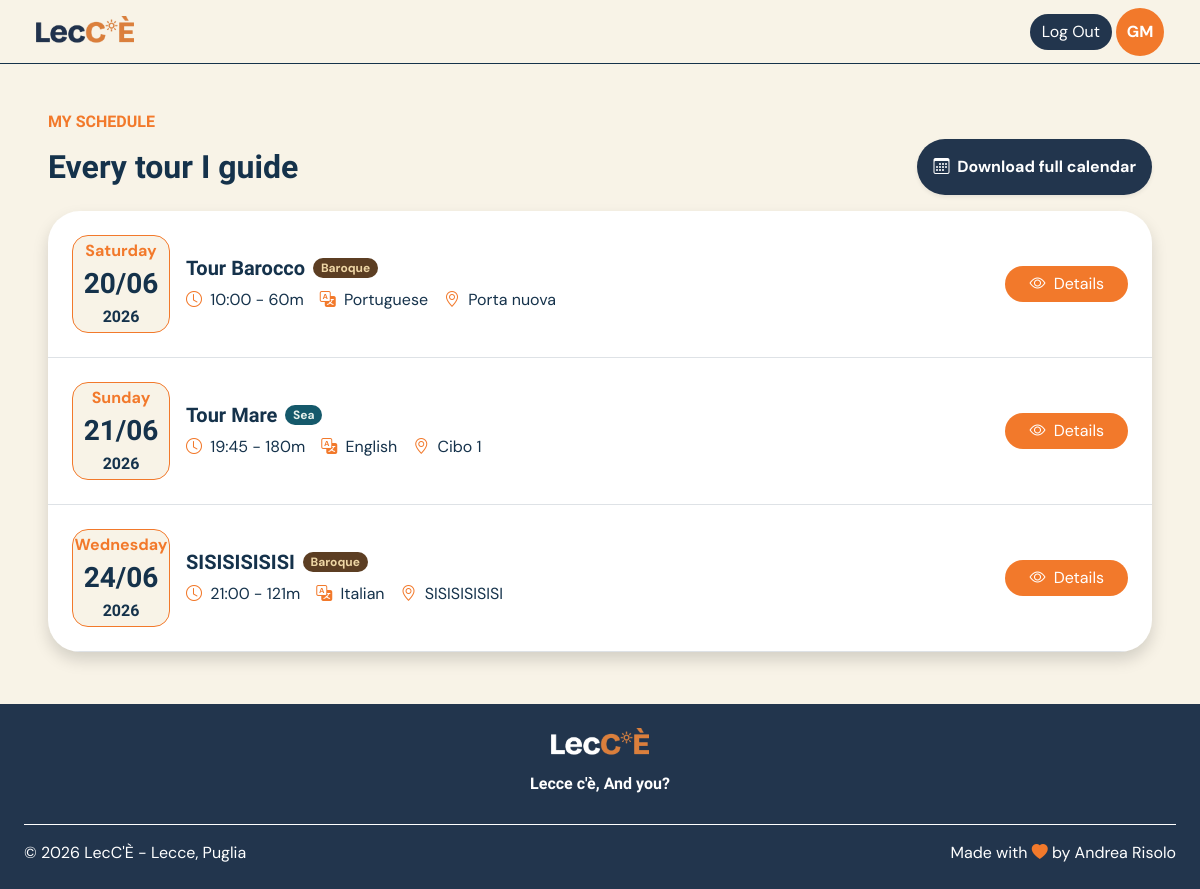
The page /schedule (signed in) on the database its author committed.
### tables this page shows
CREATE TABLE users (
    id TEXT PRIMARY KEY,
    role TEXT NOT NULL,

    email TEXT NOT NULL UNIQUE,
    password TEXT NOT NULL,

    first_name TEXT NOT NULL,
    last_name TEXT NOT NULL,
    profile_photo TEXT
);

CREATE TABLE "tour_occurrences" (
	"id"	TEXT,
	"tour_id"	TEXT NOT NULL,
	"date"	TEXT NOT NULL,
	"start_time"	TEXT NOT NULL,
	"state"	TEXT NOT NULL DEFAULT 'not_departed',
	PRIMARY KEY("id"),
	FOREIGN KEY("tour_id") REFERENCES "tours"("id")
);

CREATE TABLE "tours" (
	"id"	TEXT,
	"guide_id"	TEXT NOT NULL,
	"language_id"	TEXT NOT NULL,
	"title"	TEXT NOT NULL,
	"description"	TEXT NOT NULL,
	"duration"	INTEGER NOT NULL,
	"max_participants"	INTEGER NOT NULL,
	"theme_id"	INTEGER NOT NULL,
	"state"	TEXT NOT NULL DEFAULT 'active',
	PRIMARY KEY("id"),
	FOREIGN KEY("guide_id") REFERENCES "users"("id") ON DELETE CASCADE,
	FOREIGN KEY("language_id") REFERENCES "languages"("id") ON DELETE CASCADE,
	FOREIGN KEY("theme_id") REFERENCES "tour_themes"("id")
);

CREATE TABLE "tour_themes" (
	"id"	INTEGER,
	"name"	TEXT NOT NULL,
	"emoji"	TEXT NOT NULL,
	"description"	TEXT NOT NULL,
	PRIMARY KEY("id" AUTOINCREMENT)
);

CREATE TABLE "languages" (
	"id"	INTEGER,
	"name"	TEXT NOT NULL UNIQUE,
	PRIMARY KEY("id" AUTOINCREMENT)
);

CREATE TABLE "stops" (
	"id"	TEXT,
	"tour_id"	TEXT NOT NULL,
	"place_name"	TEXT NOT NULL,
	"order_number"	INTEGER NOT NULL,
	PRIMARY KEY("id"),
	FOREIGN KEY("tour_id") REFERENCES "tours"("id") ON DELETE CASCADE
);

### app.py (the view, shortened to what this page needs)
@app.route("/schedule")
@login_required
def personal_schedule():
    if current_user.role == "guide":
        occurrences = occurrencies_dao.get_not_empty_occurrences_by_guide_id(current_user.id)
        for occurrence in occurrences:
            occurrence.tour = tours_dao.get_tour_by_id(occurrence.tour_id)
            occurrence.tour.language = languages_dao.get_language_by_id(occurrence.tour.language_id)["name"]
            occurrence.tour.theme = themes_dao.get_theme_by_id(occurrence.tour.theme_id)
            occurrence.tour.stops = stops_dao.get_first_stop_by_tour(occurrence.tour)
        upcoming = occurrences
    return render_template("personal_schedule.html", upcoming=upcoming, user=current_user)

### app.py (called while the page is built)
@login_manager.user_loader
def load_user(user_id):
    db_user=users_dao.get_user_by_id(user_id)
    return db_user

### database/daos/languages.py (called while the page is built)
@connect_db
def get_language_by_id(conn, cursor, id):
    query="SELECT * FROM languages WHERE id=(?)"
    cursor.execute(query, (id,))
    language=cursor.fetchone()
    if language is None:
        return None
    return dict(language)

### database/daos/stops.py (called while the page is built)
@connect_db
def get_first_stop_by_tour(conn, cursor, tour):
    query = "SELECT place_name FROM stops WHERE tour_id=(?) ORDER BY order_number ASC LIMIT 1"
    cursor.execute(query, (tour.id,))
    stop = cursor.fetchone()
    if stop:
        return stop["place_name"]
    else:
        return None

### database/daos/themes.py (called while the page is built)
@connect_db
def get_theme_by_id(conn, cursor, id):
    query="SELECT * FROM tour_themes WHERE id=(?)"
    cursor.execute(query, (id,))
    theme=cursor.fetchone()
    if theme is None:
        return None
    theme_obj=Theme(theme["id"], theme["name"], theme["emoji"], theme["description"])
    return theme_obj

### database/daos/tours.py (called while the page is built)
@connect_db
def get_tour_by_id(conn, cursor, id):
    query="SELECT * FROM tours WHERE id=(?)"
    cursor.execute(query, (id,))
    tour=cursor.fetchone()
    if tour is None:
        return None
    tour_obj=Tour(tour["id"], tour["title"], tour["description"], tour["duration"], tour["max_participants"], tour["theme_id"], tour["language_id"], tour["guide_id"], tour["state"])
    return tour_obj

### database/daos/users.py (called while the page is built)
@connect_db
def get_user_by_id(conn, cursor, id):
    query="SELECT * FROM users WHERE id=(?)"
    cursor.execute(query, (id,))
    user=cursor.fetchone()
    if user is None:
        return None
    user_obj=User(user["id"], user["role"], user["email"], user["password"], user["first_name"], user["last_name"], user["profile_photo"])
    return user_obj

### utilities/db_connection.py (called while the page is built)
def connect_db(func):
    @wraps(func)
    def wrapper(*args, **kwargs):
        conn = sqlite3.connect(DB_PATH)
        conn.row_factory = sqlite3.Row
        cursor = conn.cursor()
        try:
            return func(conn, cursor, *args, **kwargs)
        finally:
            cursor.close()
            conn.close()
    return wrapper

### templates/personal_schedule.html (shortened to what this page needs)
{% extends "base.html" %}
{% block content %}
<main class="mx-3 mx-lg-4 my-5">
    <div class="container">
        <section class="mb-5">
            <div class="mb-3">
                <h1 class="lecce-text-impact lecce-primary-color fw-bold mb-2 fs-6">
                    MY SCHEDULE
                </h1>
                <div class="d-flex flex-column flex-lg-row justify-content-lg-between align-items-start align-items-lg-center gap-3 mb-3">
                    <span class="lecce-text-impact lecce-secondary-color fw-bold mb-0 fs-2">
                        {% if current_user.role == 'guide' %}Every tour I guide{% else %}My Bookings{% endif %}
                    </span>
                    <a href="{{ url_for('my_calendar') }}"
                        class="btn lecce-btn lecce-secondary-background shadow-sm p-3 fw-bold">
                        <i class="bi bi-calendar3 me-1"></i>
                        Download full calendar
                    </a>
                </div>
            </div>
            <div class="bg-white rounded-5 shadow overflow-hidden">
                {% if upcoming|length > 0 %}
                {% for occurrence in upcoming %}
                {% include "booking_card.html" %}
                {% endfor %}
                {% else %}
                <div class="d-flex justify-content-center p-4">
                    <p class="mb-0">No upcoming occurrences found</p>
                </div>
                {% endif %}
            </div>
        </section>
    </div>
</main>
{% endblock %}

### templates/base.html (shortened to what this page needs)
<!doctype html>
<html lang="en">
<head>
    <link href="https://cdn.jsdelivr.net/npm/bootstrap@5.3.5/dist/css/bootstrap.min.css" rel="stylesheet"
>
    <link rel="stylesheet" href="https://cdn.jsdelivr.net/npm/bootstrap-icons@1.11.3/font/bootstrap-icons.min.css">
    <link rel="stylesheet" href="{{ url_for('static', filename='css/style.css') }}">
    <link rel="stylesheet" href="{{ url_for('static', filename='css/themes.css') }}">
    <link rel="stylesheet" href="https://cdn.jsdelivr.net/npm/flatpickr/dist/flatpickr.min.css">
</head>
<body class="min-vh-100 d-flex flex-column">
    <header class="lecce-header">
        <nav class="navbar mx-4">
            <div class="container-fluid d-flex align-items-center justify-content-between">
                <a class="navbar-brand d-flex align-items-center" href="{{ url_for('home') }}">
                    <img class="lecce-logo p-0 m-0"
                        src="{{ url_for('static', filename='images/utility_images/LecCE_logo_primary.png') }}"
                        alt="LecCÈ Logo">
                </a>
                {% if current_user.is_authenticated %}
                <div class="d-flex align-items-center gap-1">
                    <a class="btn lecce-btn lecce-secondary-background" href="{{ url_for('logout') }}">Log Out</a>
                    <a href="{{ url_for('my_profile') }}" class="text-decoration-none">
                        {% if current_user.profile_photo is not none %}
                        <div class="profile-initials p-1"><img src="{{ url_for('static', filename='images/profile_photos/' ~ current_user.profile_photo) }}" alt="Profile Photo" class="img-fluid rounded-circle object-fit-cover"></div>
                        {% else %}
                        <div class="profile-initials fw-bold p-2">{{ current_user.first_name[0].upper() }}{{
                            current_user.last_name[0].upper() }}</div>
                        {% endif %}
                    </a>
                </div>
                {% else %}
                <div class="d-flex align-items-center gap-1">
                    <a class="btn lecce-btn lecce-primary-background" href="{{ url_for('login') }}">Log In</a>
                    <a class="btn lecce-btn lecce-secondary-background" href="{{ url_for('register') }}">Sign Up</a>
                </div>
                {% endif %}
            </div>
        </nav>
    </header>
    <div class="container-fluid flex-grow-1">
        {%block content %}{% endblock %}
    </div>
    <footer class="lecce-secondary-background mt-1 p-4">
        <div class="d-flex flex-column align-items-center text-center">
            <img class="lecce-logo mb-2"
                src="{{ url_for('static', filename='images/utility_images/LecCE_logo_secondary.png') }}"
                alt="LecCÈ Logo">
            <p class="lecce-text-impact fw-semibold lh-lg mb-4">
                Lecce c'è, And you?
            </p>
        </div>
        <div class="d-flex flex-column flex-md-row justify-content-between gap-2 border-top border-white pt-3">
            <span class="mb-0">
                © 2026 LecC'È - Lecce, Puglia
            </span>
            <span class="mb-0">
                Made with <i class="bi bi-heart-fill lecce-primary-color"></i> by Andrea Risolo
            </span>
        </div>
    </footer>
</body>
</html>

### templates/booking_card.html (shortened to what this page needs)
<div class="d-flex flex-column flex-lg-row align-items-lg-center justify-content-between gap-3 p-4 border-bottom">
    <div class="d-flex flex-column flex-lg-row align-items-center gap-3">
        <div class="rounded-4 lecce-profile-date p-5">
            <span class="lecce-primary-color fw-bold mb-0 fs-6">{{ occurrence.date.strftime('%A') }}</span>
            <span class="lecce-text-impact lecce-secondary-color fw-bold fs-3 mb-0">{{ occurrence.date.strftime('%d/%m')
                }}</span>
            <span class="lecce-text-impact lecce-secondary-color fw-bold fs-6 mb-0">{{ occurrence.date.strftime('%Y')
                }}</span>
        </div>
        <div>
            <div class="d-flex flex-column flex-lg-row align-items-center gap-2 mb-2">
                <h3 class="h5 lecce-text-impact lecce-secondary-color fw-bold m-0">
                    <a href="{{ url_for('tour', id=occurrence.tour.id) }}"
                        class="text-decoration-none lecce-secondary-color">
                        {{ occurrence.tour.title }}
                    </a>
                </h3>
                <div
                    class="badge rounded-4 lecce-{{ occurrence.tour.theme.name.lower() }}-background lecce-{{ occurrence.tour.theme.name.lower() }}-text">
                    {{ occurrence.tour.theme.name }}</div>
            </div>
            <div class="d-flex flex-wrap justify-content-center justify-content-lg-start gap-3 fs-6 lecce-secondary-color">
                <span>
                    <i class="bi bi-clock lecce-primary-color me-1"></i>
                    {{ occurrence.start_time }} - {{ occurrence.tour.duration }}m
                </span>
                <span>
                    <i class="bi bi-translate lecce-primary-color me-1"></i>
                    {{ occurrence.tour.language }}
                </span>
                <span>
                    <i class="bi bi-geo-alt lecce-primary-color me-1"></i>
                    {{ occurrence.tour.stops }}
                </span>
            </div>
        </div>
    </div>
    <div class="d-flex justify-content-center align-items-center gap-3">
        {% if current_user.id == user.id %}
        {% if current_user.role == 'participant' %}
        <a href="{{ url_for('reservation', id=occurrence.reservation.id) }}"
            class="btn lecce-btn lecce-primary-background px-4">
            <i class="bi bi-eye me-1"></i>
            Details
        </a>
        {% else %}
        {% if current_user.role == 'guide' %}
        <a href="{{ url_for('occurrence_details', id=occurrence.id) }}" class="btn lecce-btn lecce-primary-background px-4">
            <i class="bi bi-eye me-1"></i>
            Details
        </a>
        {% endif %}
        {% endif %}
        {% endif %}
    </div>
</div>

### static/css/style.css (style rules this page uses)
body { background-color: #F8F3E7; font-family: "DM Sans", sans-serif; }
.lecce-logo { height: 2rem; }
.lecce-text-impact { font-family: "Bricolage Grotesque", sans-serif; }
.lecce-primary-color { color: #F2792B }
.lecce-secondary-color { color: #15324B; }
.lecce-header { border-bottom: 0.01rem solid #15324B; height: 4rem; }
.lecce-btn { color: white; border: none; border-radius: 1000px; }
.lecce-primary-background { background-color: #F2792B; color: white; }
.lecce-secondary-background { background-color: #22354d; color: white; }
.profile-initials { background-color: #F2792B; color: white; aspect-ratio: 1/1; border-radius: 50%; height: 3rem; width: 3rem; display: flex; align-items: center; justify-content: center; }
.lecce-profile-date { background-color: #F8F3E7; border: 0.1rem solid #F2792B; aspect-ratio: 1/1; border-radius: 0%; width: 4rem; height: 4rem; display: flex; flex-direction: column; align-items: center; justify-content: center; }

### static/css/themes.css (style rules this page uses)
.lecce-baroque-background { background-color: #5c3e23; }
.lecce-baroque-text { color: #EFD7A6; }
.lecce-sea-background { background-color: #15596B; }
.lecce-sea-text { color: #E7F1EC; }

### rows shown on the page
users: first_name "G", last_name "M"
tour_occurrences: date "Saturday", date "20/06", date "2026", tour "Tour Barocco", tour.theme.name "Baroque", start_time "10:00", tour.duration "60", tour.language "Portuguese", tour.stops "Porta nuova"
tour_occurrences: date "Sunday", date "21/06", date "2026", tour "Tour Mare", tour.theme.name "Sea", start_time "19:45", tour.duration "180", tour.language "English", tour.stops "Cibo 1"
tour_occurrences: date "Wednesday", date "24/06", date "2026", tour "SISISISISISI", tour.theme.name "Baroque", start_time "21:00", tour.duration "121", tour.language "Italian", tour.stops "SISISISISISI"
